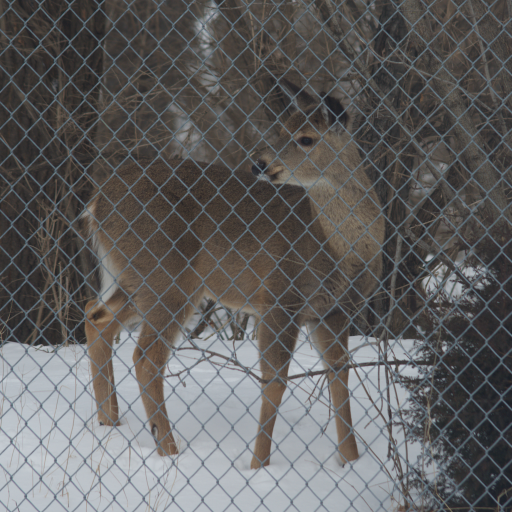
%> input picture venado.png, 1024 x 1024 px (shown at 1/2 size)
$ octave tarea2.m   (GNU Octave 9; MATLAB toolbox functions it lacks are replaced by stand-ins)
%> lines starting %> are read from the running program, lines starting %| are printed output that depends on the picture
clear all
close all


i=1;
figCount = 1;


N=512;


% Display Image

I = imread('venado.png');
%> I is the input picture: size 1024x1024x3 uint8; mean R, G, B 97.4, 96.5, 96.1
figure(figCount);
imshow(I);
title('imagen original f')
figCount = figCount + 1;

% Show By colors

Red   = I(:,:,1);
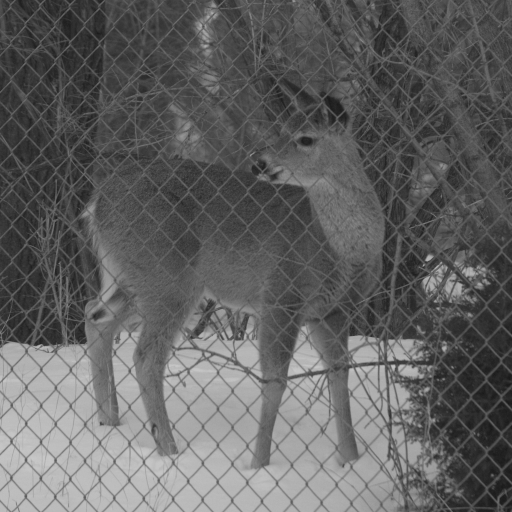
%> Red: size 1024x1024 uint8 (shown at 1/2 size); min 21, max 201, mean 97.4
Green = I(:,:,2);
Blue  = I(:,:,3);
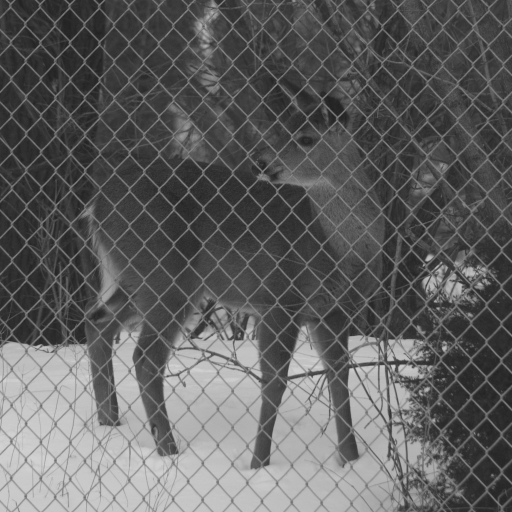
%> Blue: size 1024x1024 uint8 (shown at 1/2 size); min 31, max 212, mean 96.1

% [7 lines of commented-out code are left out]
figCount = figCount + 1;


 % Show only one color

 f = double(Blue);
%  figure(figCount)
%  imshow(f,[]);title('f')
 figCount = figCount + 1;

 % 3D representation of the color

%  figure(figCount);
%  mesh(f);
%  title('f en 3D')
 pause
 figCount = figCount + 1;

 % Transformada de fourier

 figure(figCount);
 F=fft2(f);
%  imshow(abs(F),[]);
 title('F=fft2(f) [abs(F)]');
 figCount = figCount + 1;


figure(figCount);
G = fftshift(F);
imshow(abs(G),[]);title('F=fft2(f) [abs(fftshift(F))]')
figCount = figCount + 1;

figure(figCount);
H = log(abs(G) + 1);
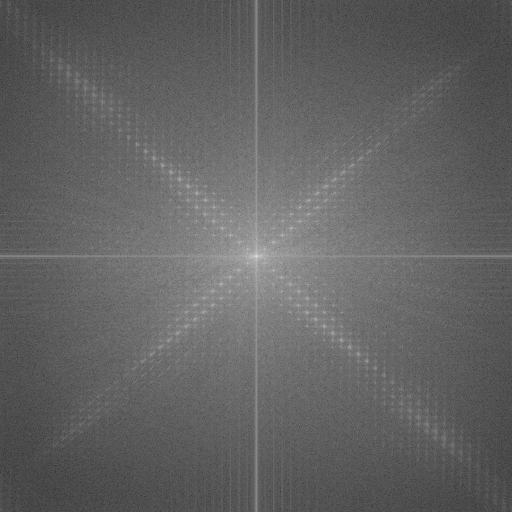
%> H: size 1024x1024 double (shown at 1/2 size); min 1, max 18.43, mean 7.76; drawn with min black and max white
imshow(H,[]);
title('F=fft2(f) [log(abs(fftshift(F))+1)]')
figCount = figCount + 1;

figure(figCount);
mesh(H);title('F=fft2(f) [log(abs(fftshift(F))+1)]')
%> after `title('F=fft2(f) [log(abs(fftshift(F))+1)]')`:
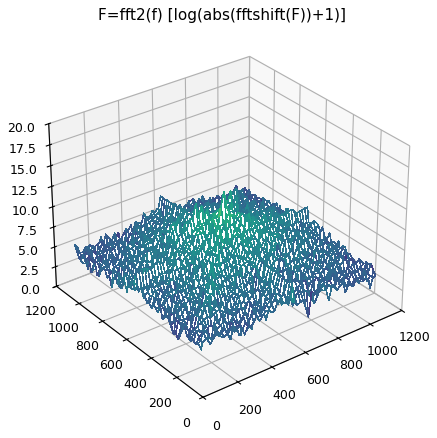
%> figure redrawn from the program's plot data
pause
figCount = figCount + 1;

figure(figCount);
g=ifft2(fft2(f));
imshow(fftshift(g),[]);title('devuelta')
%> after `imshow(fftshift(g),[])`:
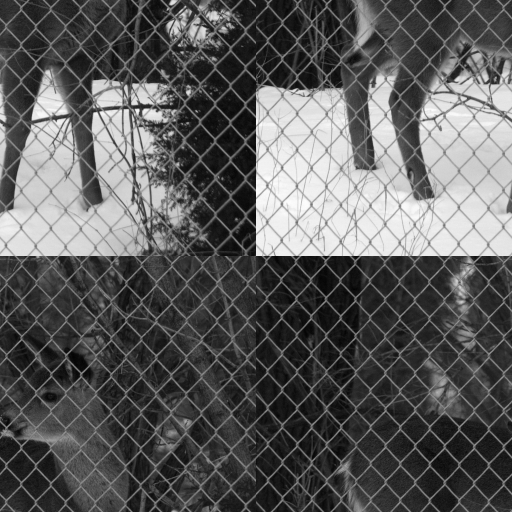
%> displayed picture: size 1024x1024, on the screen's scale of 0 to 255 (shown at 1/2 size); min 0, max 255, mean 91.7
